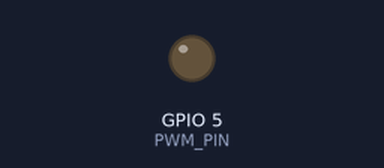
Bench run of a sketch on a simulated ESP32. Parts: output pins drawn as LEDs (lit = HIGH).

Above: at 0.05 s.
Timing chart, 0 to 12.5 s (numbered marks = the images above):
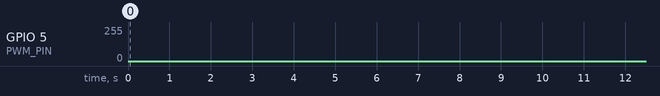

The sketch:

Test-Driver.ino
```cpp
#include <Arduino.h>

const int PWM_PIN = 5;   // اختر دبابيس عامة مثل 2,4,5,6,7,15,36-38
const int CH = 0, FREQ = 20000, RES = 10;

void setup(){
  ledcSetup(CH, FREQ, RES);
  ledcAttachPin(PWM_PIN, CH);
}

void loop(){
  for (int d=0; d<1024; d+=8){ ledcWrite(CH, d); delay(5); }
  for (int d=1023; d>=0; d-=8){ ledcWrite(CH, d); delay(5); }
}
```

Measured:
- by itself, GPIO 5 (PWM_PIN): 0/255 → 102/255 at 40.0 s
